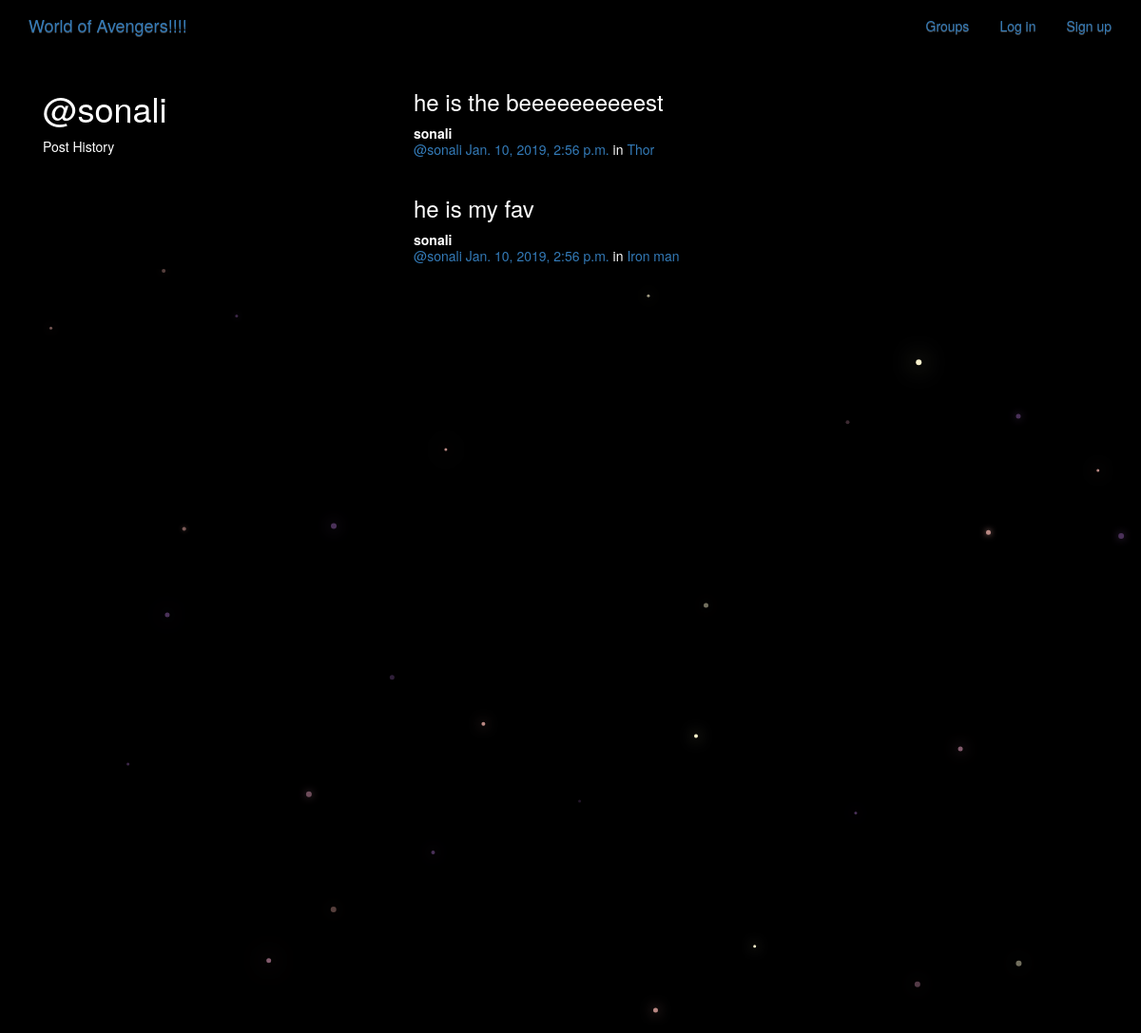
Page /posts/by/sonali/ on the committed database.
### posts/models.py (models this page shows, shortened)
class Post(models.Model):
    user=models.ForeignKey(User,on_delete=models.PROTECT,related_name='posts')
    created_at=models.DateTimeField(auto_now=True)
    message=models.TextField()
    message_html=models.TextField(editable=False)
    group=models.ForeignKey(Group,related_name='posts',null=True,blank=True,on_delete=models.PROTECT)
    class Meta:
        ordering=['-created_at']
        unique_together=['user','message']

### groups/models.py (models this page shows, shortened)
class Group(models.Model):
    name = models.CharField(max_length=255, unique=True)
    slug = models.SlugField(allow_unicode=True, unique=True)
    description = models.TextField(blank=True, default='')
    description_html = models.TextField(editable=False, default='', blank=True)
    members = models.ManyToManyField(User,through="GroupMember",null=True,blank=True)
    class Meta:
        ordering = ["name"]

### posts/views.py (the view)
# urls.py: url(r"by/(?P<username>[-\w]+)/$",views.UserPosts.as_view(),name="for_user"),
class UserPosts(generic.ListView):
    model = models.Post
    template_name = "posts/user_post_list.html"
    def get_queryset(self):
        try:
            self.post_user = User.objects.prefetch_related("posts").get(
                username__iexact=self.kwargs.get("username")
            )
        except User.DoesNotExist:
            raise Http404
        else:
            return self.post_user.posts.all()
    def get_context_data(self, **kwargs):
        context = super().get_context_data(**kwargs)
        context["post_user"] = self.post_user
        return context

### posts/templates/posts/user_post_list.html
{% extends "posts/post_base.html" %}
{% block prepost %}
<div class="col-md-4">
	<h1>@{{ post_user.username }}</h1>
	<p>Post History</p>
</div>
{% endblock %}
{% block post_content %}
<div class="col-md-8">
	{% for post in post_list %}
		{% include "posts/_post.html" %}
	{% endfor %}
</div>
{% endblock %}

### posts/templates/posts/_post.html (shortened to what this page needs)
<div class="post media">
	<h3>{{ post.message_html|safe }}</h3>
	<div class="media-body">
		<strong>{{ post.user.username }}</strong>
		<h5 class="media-heading">
			<span class="username"><a href="{% url 'posts:for_user' username=post.user.username %}">@{{ post.user.username }}</a></span>
			<time class="time"><a href="{% url 'posts:single' username=post.user.username pk=post.pk %}">{{ post.created_at }}</a></time>
			{% if post.group %}
			<span class="group-name">in <a href="#">{{ post.group.name }}</a></span>
			{% endif %}
		</h5>
	</div>
</div>

### static/simpleblog/css/master.css (style rules this page uses)
body { margin: 0; overflow: hidden; background-color: black; color:white; }

### rows in the picture
Post: message_html "he is the beeeeeeeeeest", user.username "sonali", created_at "Jan. 10, 2019, 2:56 p.m.", group.name "Thor"
Post: message_html "he is my fav", user.username "sonali", created_at "Jan. 10, 2019, 2:56 p.m.", group.name "Iron man"

### other values in the picture
{{ post_user.username }} "sonali"
